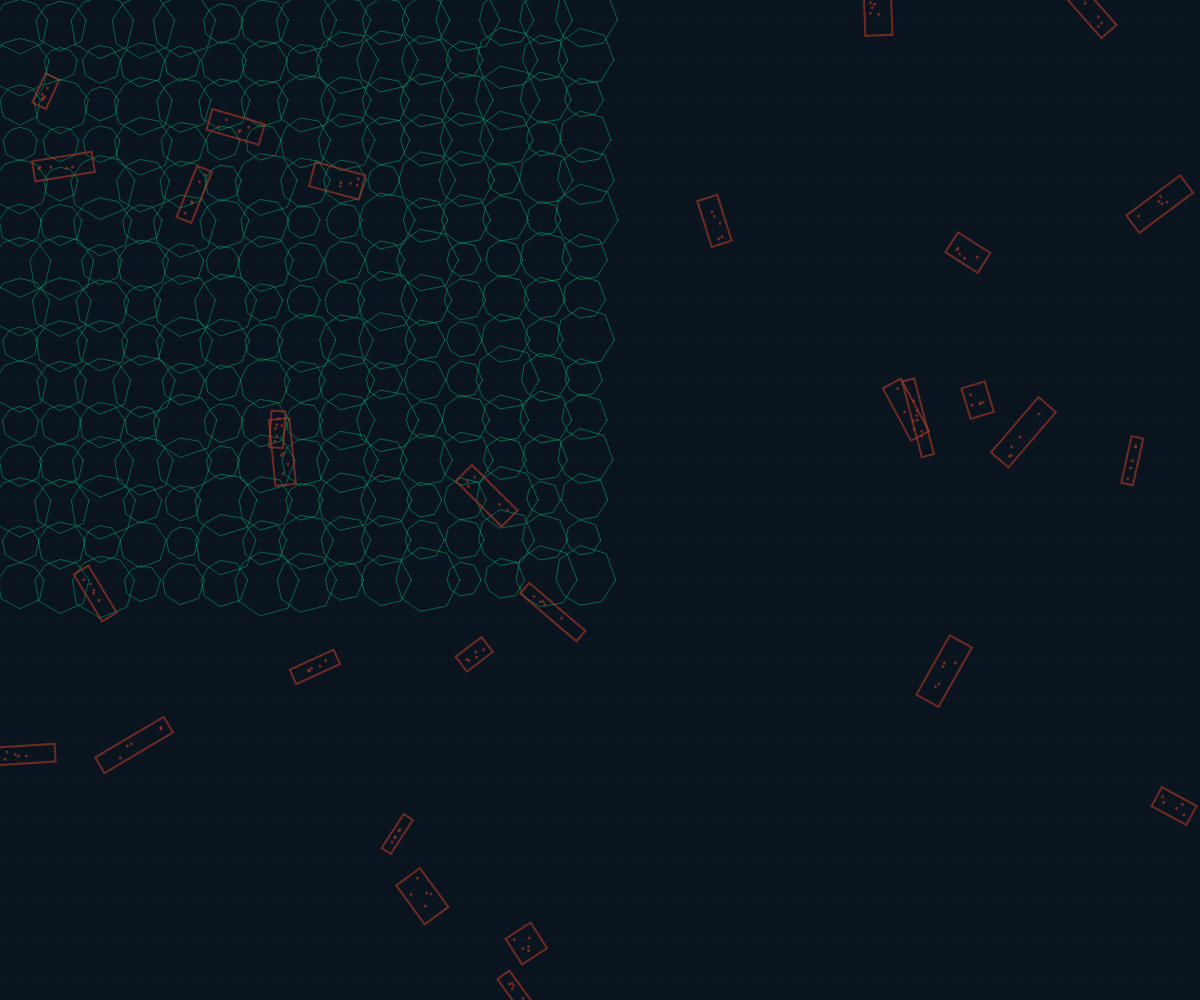
Frame 1 (no input)
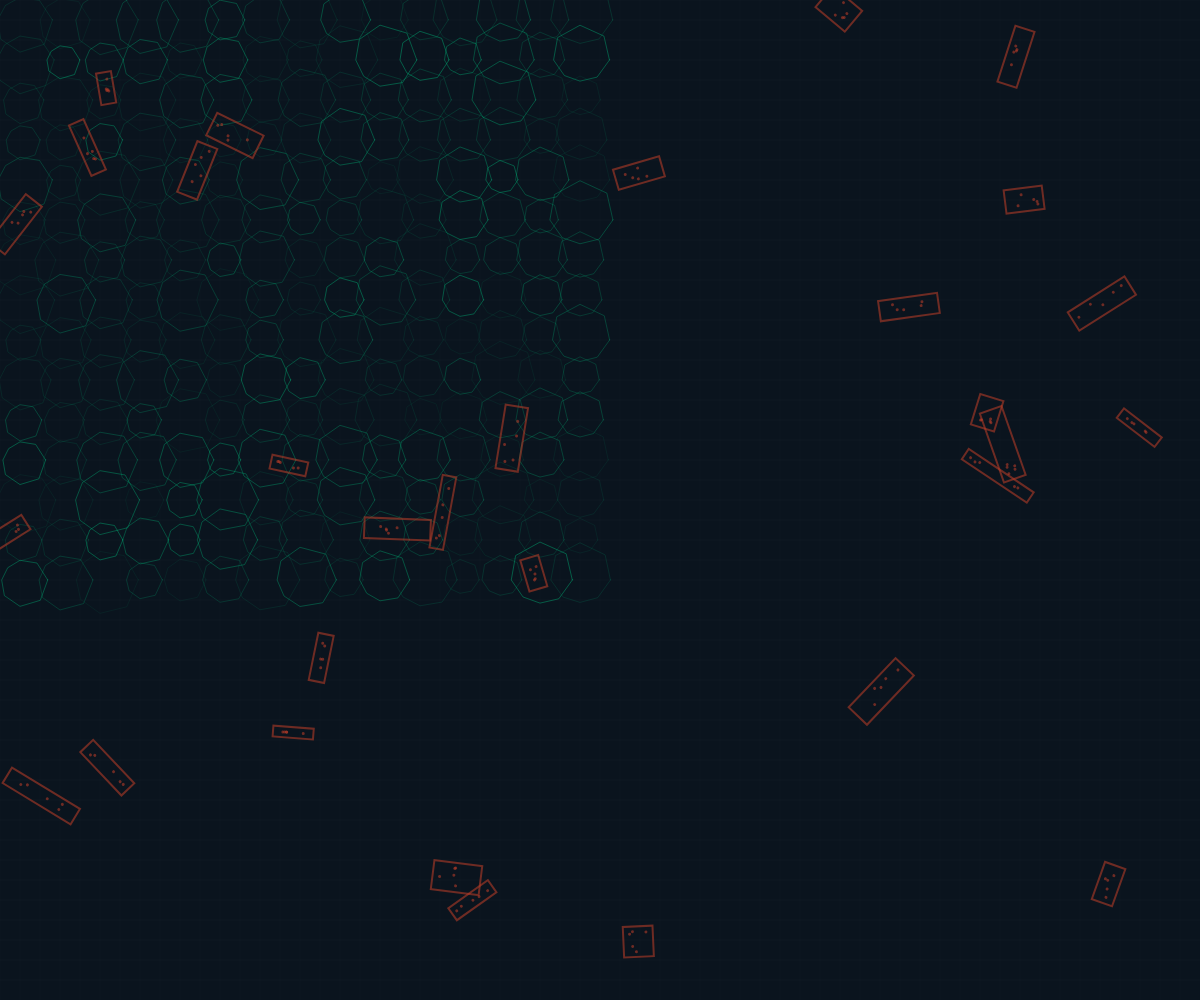
Frame 60 (no input)
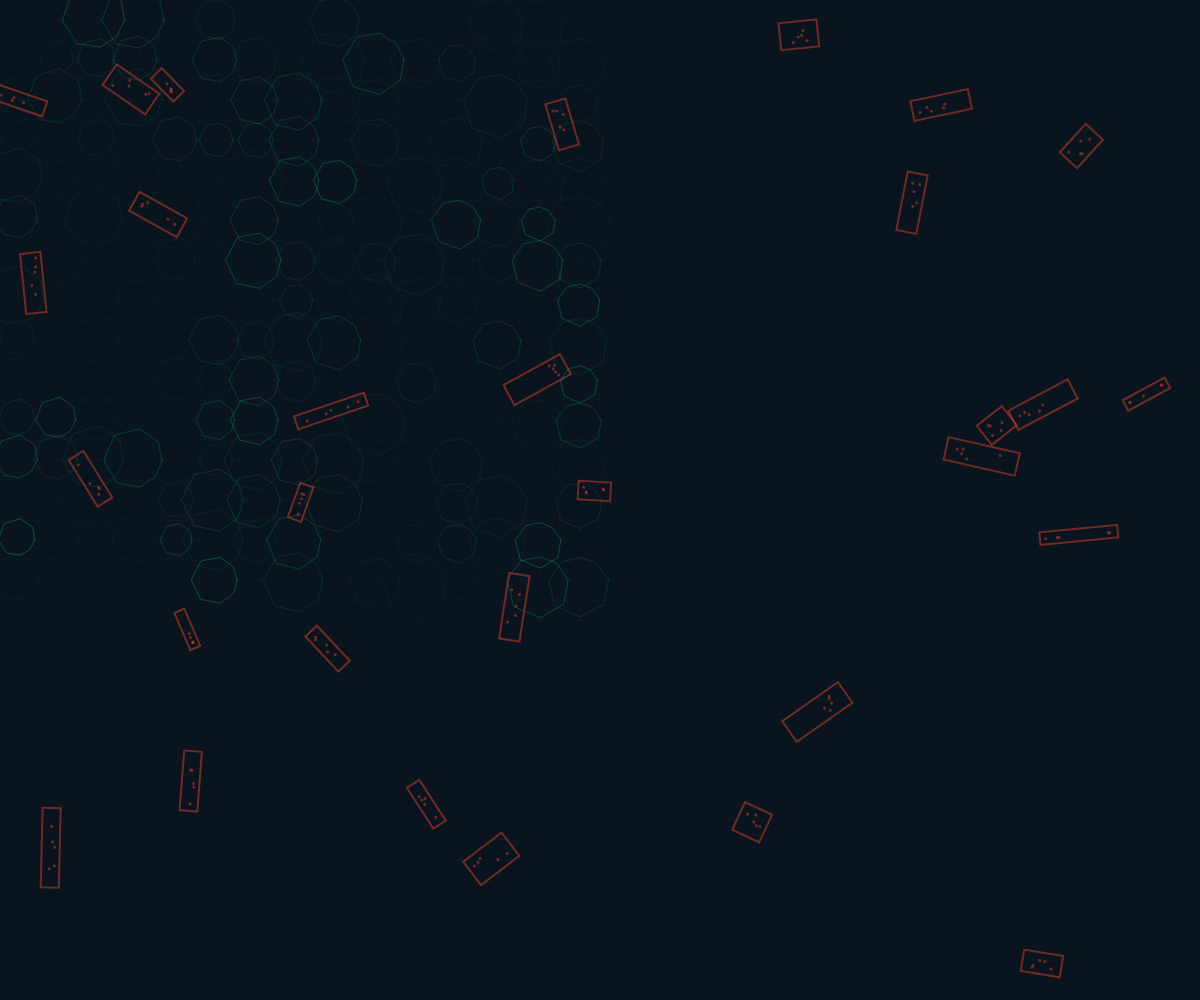
Frame 120 (the mouse pressed at the canvas centre since frame 60)

The p5.js sketch that drew these frames (run headless with seeded random() and noise() and a simulated clock; from frame 60 on, the mouse is pressed at the canvas centre):

// p5.js sketch
// ── sketch.js
let shapes = [];
let steelSheets = [];
const gridCols = 15;
const gridRows = 15;
const cellSize = 40;
let time = 0;

class DissolvingShape {
  constructor(x, y) {
    this.x = x;
    this.y = y;
    this.size = random(20, 40);
    this.growth = 0;
    this.maxGrowth = random(1, 3);
    this.pulseSpeed = random(0.02, 0.05);
    this.color = color(0, 180, 120, 150);
    this.decay = 0;
    this.maxDecay = random(100, 200);
  }

  update() {
    time += 0.01;
    this.growth += 0.005;
    this.decay++;
    
    // Slowly dissolve
    if (this.decay > this.maxDecay) {
      this.growth = 0;
    }
  }

  display() {
    push();
    
    // Pulsing effect
    const pulse = sin(time * this.pulseSpeed) * 0.3 + 0.7;
    const alpha = map(this.decay, 0, this.maxDecay, 255, 0);
    
    noFill();
    stroke(red(this.color), green(this.color), blue(this.color), alpha * pulse);
    strokeWeight(1 * pulse);
    
    // Draw shape with organic motion
    beginShape();
    for (let i = 0; i < 8; i++) {
      const angle = map(i, 0, 8, 0, TWO_PI);
      const radius = this.size * (0.8 + sin(time + angle) * 0.2);
      const x = this.x + cos(angle) * radius;
      const y = this.y + sin(angle) * radius;
      vertex(x, y);
    }
    endShape(CLOSE);
    
    pop();
  }
}

class SteelSheet {
  constructor() {
    this.x = random(width);
    this.y = random(height);
    this.w = random(30, 80);
    this.h = random(10, 30);
    this.vx = random(-2, 2);
    this.vy = random(-2, 2);
    this.angle = random(TWO_PI);
    this.rotationSpeed = random(-0.05, 0.05);
    this.color = color(180, 60, 40, 150);
    this.life = random(100, 300);
  }

  update() {
    this.x += this.vx;
    this.y += this.vy;
    this.angle += this.rotationSpeed;
    this.life--;
    
    // Bounce off edges
    if (this.x < 0 || this.x > width) this.vx *= -1;
    if (this.y < 0 || this.y > height) this.vy *= -1;
  }

  display() {
    push();
    
    translate(this.x, this.y);
    rotate(this.angle);
    
    noFill();
    stroke(this.color);
    strokeWeight(2);
    
    rectMode(CENTER);
    rect(0, 0, this.w, this.h);
    
    // Add rivets
    fill(this.color);
    noStroke();
    for (let i = 0; i < 5; i++) {
      const x = random(-this.w/2 + 5, this.w/2 - 5);
      const y = random(-this.h/2 + 5, this.h/2 - 5);
      ellipse(x, y, 3, 3);
    }
    
    pop();
  }
}

function setup() {
  createCanvas(windowWidth, windowHeight);
  windowResized();
  
  // Initialize grid of dissolving shapes
  for (let x = 0; x < gridCols; x++) {
    for (let y = 0; y < gridRows; y++) {
      const px = x * cellSize + cellSize/2;
      const py = y * cellSize + cellSize/2;
      shapes.push(new DissolvingShape(px, py));
    }
  }
  
  // Initialize steel sheets
  for (let i = 0; i < 30; i++) {
    steelSheets.push(new SteelSheet());
  }
}

function draw() {
  background(10, 20, 30);
  
  // Draw subtle texture
  drawTexture();
  
  // Update and display dissolving shapes
  for (let shape of shapes) {
    shape.update();
    shape.display();
  }
  
  // Update and display steel sheets
  for (let sheet of steelSheets) {
    sheet.update();
    sheet.display();
  }
}

function drawTexture() {
  // Draw subtle grid pattern to simulate deep earth texture
  stroke(255, 255, 255, 10);
  strokeWeight(0.5);
  
  for (let x = 0; x < width; x += cellSize / 2) {
    line(x, 0, x, height);
  }
  
  for (let y = 0; y < height; y += cellSize / 2) {
    line(0, y, width, y);
  }
}

function windowResized() {
  resizeCanvas(windowWidth, windowHeight);
}
